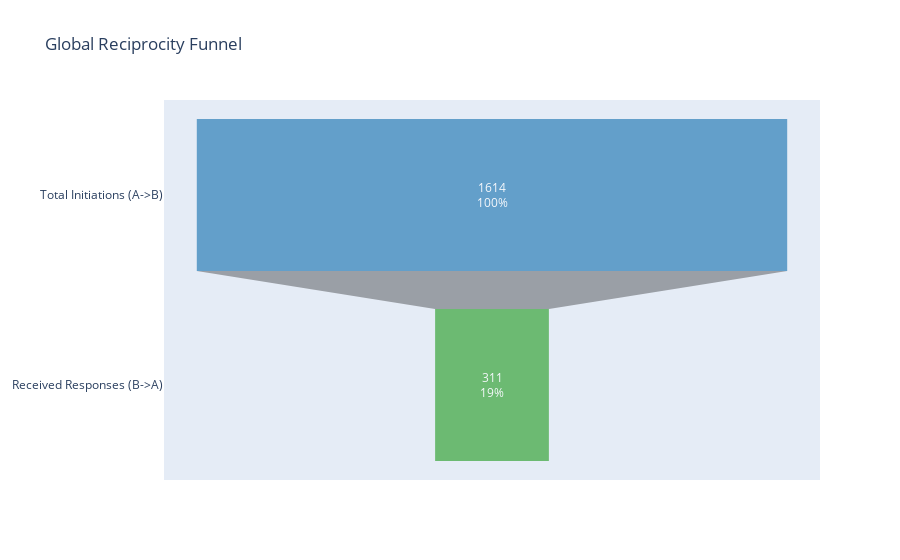

This figure's notebook cell:
### Markdown cell above
# Global Conditional Probability of Reciprocity

In simple terms, we want to answers the question:
> "If Country A posts to Country B, what is the probability that Country B will post back to Country A within 7 days?"

## Function Analysis: `response_global`

### 1. Preparation and Filtering

* **Clean:** Drops any rows where the source or target country is missing, and converts the `TIMESTAMP` column into a proper datetime format.
* **Create `pair_key`:** To analyze a pair like (Italy, France), it needs to group all `Italy -> France` and `France -> Italy` interactions together. It uses a `frozenset` because `frozenset({'Italy', 'France'})` is the *same* as `frozenset({'France', 'Italy'})`. This lets it group all interactions for a pair, regardless of direction.
* **Filter `valid_pairs`:** It counts how many interactions each pair has. If a pair only has one post (e.g., Italy posted to France, but France *never* posted), it's impossible to measure reciprocity. So, it only keeps pairs with 2 or more interactions.

### 2. The Deterministic Logic 

* **Loop:** It loops through every `valid_pair` (e.g., the `{'Italy', 'France'}` pair).
* **Find the "True" Initiator:** For each pair, it gets all their interactions and finds the **very first post** (`first_interaction = df_pair.iloc[0]`).
* **Assign Roles:** Based on that *first post*, it permanently assigns the roles:
    * `country_A` = The `SOURCE_COUNTRY` of that very first post (The "Initiator").
    * `country_B` = The `TARGET_COUNTRY` of that very first post (The "Responder").
* **Separate Data:** It then creates two new DataFrames:
    * `df_A_to_B`: All posts where the Initiator (A) posted to the Responder (B).
    * `df_B_to_A`: All posts where the Responder (B) posted back to the Initiator (A).

### 3. The 7-Day Window (The `merge_asof`)

* **`pd.merge_asof`:** This is a powerful time-series function. It takes *every single post* from `df_A_to_B` (an "initiation") and searches in `df_B_to_A` to find the **first response** that happened *after* it (`direction='forward'`).
* **Calculate `response_time`:** It creates a new column by subtracting the initiation time from the response time.
* **Check Window:** It checks if this `response_time` is less than or equal to 7 days.
* **Count Totals:**
    * `total_initiators_global` is incremented by the total number of initiations (the length of `df_A_to_B`).
    * `total_responses_global` is incremented only by the number of responses that were `True` for the 7-day check.

### 4. Final Calculation

* It divides `total_responses_global` by `total_initiators_global` to get the final conditional probability (e.g., `P(B->A | A->B)`).
* It prints this final result.

### Code cell
initiators, responses = ut.response_global(df_post_between_countries)

fig = pl.funnel_graph_global(initiators, responses)
fig.show()

### Figure 1 — Plotly figure (JSON) as saved in the notebook; plotly's stock layout.template omitted (floating-point values rounded to 4 significant figures)
{"data": [{"marker": {"color": ["#1f77b4", "#2ca02c"]}, "opacity": 0.65, "textinfo": "value+percent initial", "textposition": "inside", "type": "funnel", "x": [1614, 311], "y": ["Total Initiations (A->B)", "Received Responses (B->A)"]}], "layout": {"title": {"text": "Global Reciprocity Funnel"}}}
